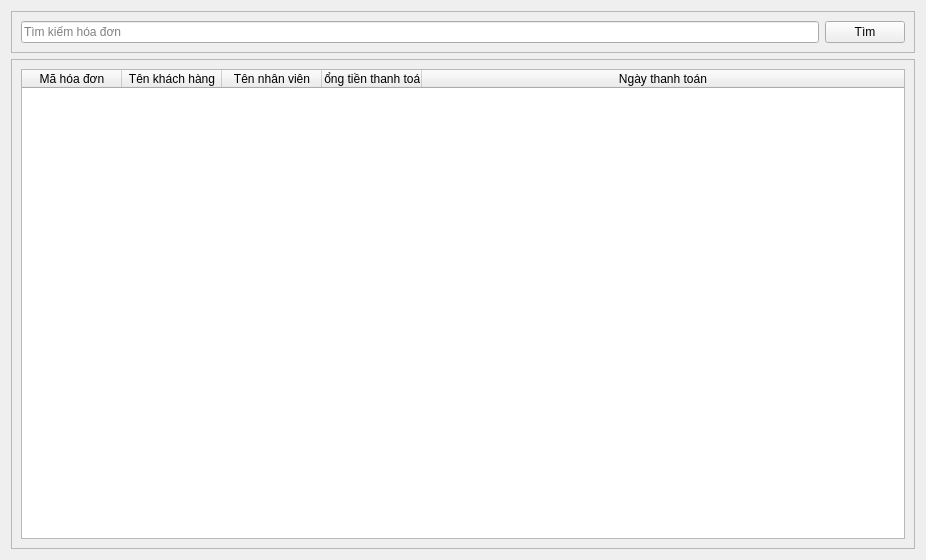
<?xml version="1.0" encoding="UTF-8"?>
<ui version="4.0">
 <class>invoice</class>
 <widget class="QWidget" name="invoice">
  <property name="geometry">
   <rect>
    <x>0</x>
    <y>0</y>
    <width>926</width>
    <height>560</height>
   </rect>
  </property>
  <property name="windowTitle">
   <string>Form</string>
  </property>
  <layout class="QVBoxLayout" name="verticalLayout">
   <item>
    <widget class="QFrame" name="frameSearch">
     <property name="maximumSize">
      <size>
       <width>16777215</width>
       <height>50</height>
      </size>
     </property>
     <property name="frameShape">
      <enum>QFrame::Shape::StyledPanel</enum>
     </property>
     <property name="frameShadow">
      <enum>QFrame::Shadow::Raised</enum>
     </property>
     <layout class="QHBoxLayout" name="horizontalLayout_5">
      <item>
       <widget class="QLineEdit" name="txtSearch">
        <property name="placeholderText">
         <string>Tìm kiếm hóa đơn</string>
        </property>
       </widget>
      </item>
      <item>
       <widget class="QPushButton" name="btnSearch">
        <property name="text">
         <string>Tìm</string>
        </property>
       </widget>
      </item>
     </layout>
    </widget>
   </item>
   <item>
    <widget class="QScrollArea" name="scrollArea">
     <property name="widgetResizable">
      <bool>true</bool>
     </property>
     <widget class="QWidget" name="scrollAreaWidgetContents">
      <property name="geometry">
       <rect>
        <x>0</x>
        <y>0</y>
        <width>904</width>
        <height>484</height>
       </rect>
      </property>
      <layout class="QHBoxLayout" name="horizontalLayout">
       <item>
        <widget class="QTableWidget" name="tableInvoice">
         <attribute name="horizontalHeaderStretchLastSection">
          <bool>true</bool>
         </attribute>
         <column>
          <property name="text">
           <string>Mã hóa đơn</string>
          </property>
         </column>
         <column>
          <property name="text">
           <string>Tên khách hàng</string>
          </property>
         </column>
         <column>
          <property name="text">
           <string>Tên nhân viên</string>
          </property>
         </column>
         <column>
          <property name="text">
           <string>Tổng tiền thanh toán</string>
          </property>
         </column>
         <column>
          <property name="text">
           <string>Ngày thanh toán</string>
          </property>
         </column>
        </widget>
       </item>
      </layout>
     </widget>
    </widget>
   </item>
  </layout>
 </widget>
 <resources/>
 <connections/>
</ui>
